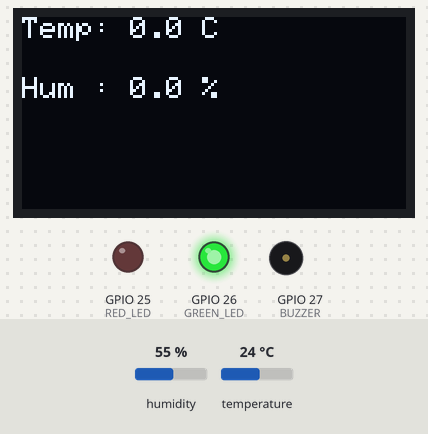
Recording of a sketch running on a simulated ESP32. Shown: 128×64 one-colour display, output pins drawn as LEDs (lit = HIGH), buzzer (waves = sounding, pin HIGH). The test bench sets the inputs (shaded band); at power-on: humidity 55 %, temperature 24 °C. What the sketch prints to the serial monitor is not drawn.

Above: at 1.2 s.
1.3 s: humidity set to 79 %
At 6.1 s:
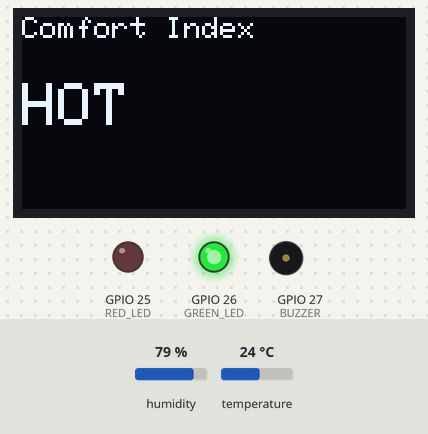
6.5 s: humidity set to 82 %
At 10.6 s:
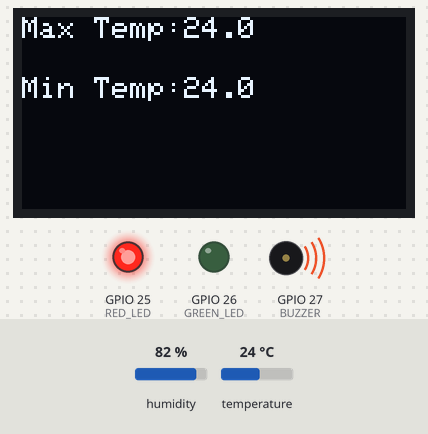
12.9 s: humidity set to 22 %
At 16.2 s:
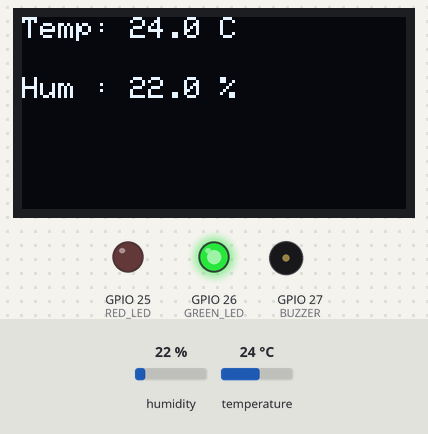
16.5 s: temperature set to 25.6 °C
At 20.7 s:
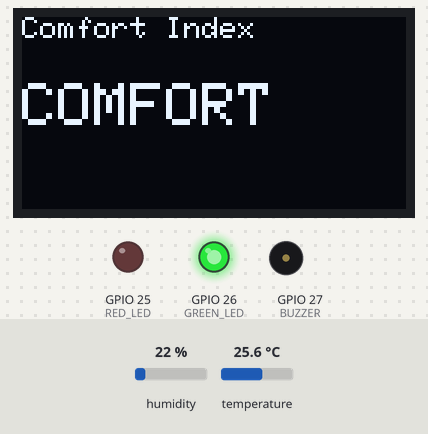
21.5 s: temperature set to 12 °C
At 22.4 s:
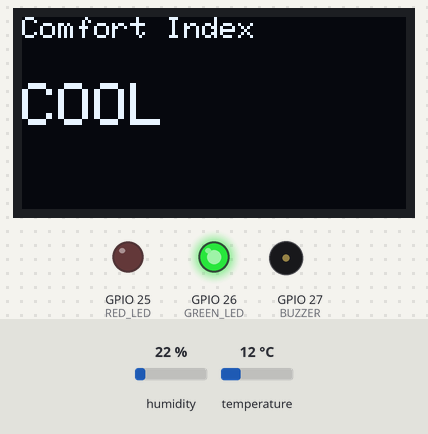
26.6 s: temperature set to 37.5 °C
At 28.9 s:
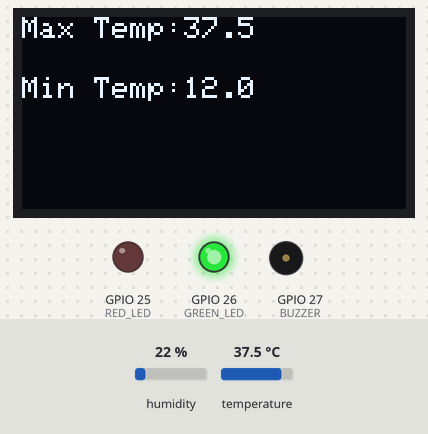
31.6 s: temperature set to 38.5 °C
Timing chart, 0 to 37.6 s (numbered marks = the images above; inputs shaded):
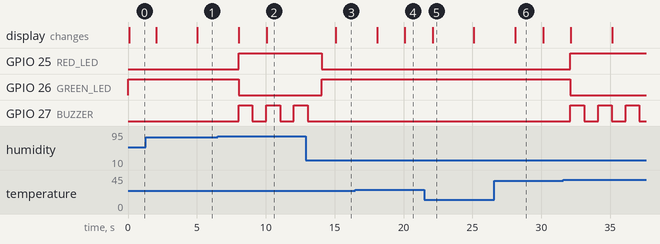

The sketch:

p1-climate-monitor.ino
```cpp
#include <Wire.h>
#include <Adafruit_GFX.h>
#include <Adafruit_SSD1306.h>
#include <DHT.h>

#define SCREEN_WIDTH 128
#define SCREEN_HEIGHT 64

#define DHTPIN 4
#define DHTTYPE DHT22

#define RED_LED 25
#define GREEN_LED 26
#define BUZZER 27

DHT dht(DHTPIN, DHTTYPE);
Adafruit_SSD1306 display(SCREEN_WIDTH, SCREEN_HEIGHT, &Wire, -1);

unsigned long previousRead = 0;
unsigned long previousCSV = 0;
unsigned long previousScreen = 0;
unsigned long buzzerStart = 0;

float temperature = 0;
float humidity = 0;

float maxTemp = -100;
float minTemp = 100;

String status = "COMFORT";

bool buzzerOn = false;
int screen = 0;

void setup() {

  Serial.begin(115200);

  pinMode(RED_LED, OUTPUT);
  pinMode(GREEN_LED, OUTPUT);
  pinMode(BUZZER, OUTPUT);

  digitalWrite(RED_LED, LOW);
  digitalWrite(GREEN_LED, HIGH);
  digitalWrite(BUZZER, LOW);

  Wire.begin(21,22);

  dht.begin();

  if(!display.begin(SSD1306_SWITCHCAPVCC,0x3C)){
    Serial.println("OLED Failed");
    while(true);
  }

  display.clearDisplay();
  display.display();

  Serial.println("Smart Room Climate Monitor Started");
}

void loop() {

  unsigned long currentMillis = millis();

  if(currentMillis - previousRead >= 2000){

    previousRead = currentMillis;

    humidity = dht.readHumidity();
    temperature = dht.readTemperature();

    if(isnan(temperature) || isnan(humidity)){
      Serial.println("Failed to read DHT22!");
      return;
    }

    if(temperature > maxTemp)
      maxTemp = temperature;

    if(temperature < minTemp)
      minTemp = temperature;

    if(temperature < 25 && humidity < 60)
      status = "COOL";
    else if(temperature <= 32 && humidity <= 70)
      status = "COMFORT";
    else if(temperature <= 38 && humidity <= 80)
      status = "HOT";
    else
      status = "DANGER";

    if(temperature > 38 || humidity > 80){

      digitalWrite(RED_LED,HIGH);
      digitalWrite(GREEN_LED,LOW);

      digitalWrite(BUZZER,HIGH);
      buzzerOn = true;
      buzzerStart = currentMillis;

    }else{

      digitalWrite(RED_LED,LOW);
      digitalWrite(GREEN_LED,HIGH);

    }

  }

  if(buzzerOn && currentMillis - buzzerStart >=1000){

    digitalWrite(BUZZER,LOW);
    buzzerOn=false;

  }

  if(currentMillis - previousCSV >=5000){

    previousCSV = currentMillis;

    Serial.print(currentMillis);
    Serial.print(",");

    Serial.print(temperature);
    Serial.print(",");

    Serial.print(humidity);
    Serial.print(",");

    Serial.println(status);

  }

  if(currentMillis - previousScreen >=5000){

    previousScreen = currentMillis;

    screen++;

    if(screen>2)
      screen=0;

  }

  display.clearDisplay();
  display.setTextColor(WHITE);

  if(screen==0){

    display.setTextSize(1);

    display.setCursor(0,0);
    display.print("Temp: ");
    display.print(temperature,1);
    display.println(" C");

    display.setCursor(0,20);
    display.print("Hum : ");
    display.print(humidity,1);
    display.println(" %");

  }

  else if(screen==1){

    display.setTextSize(1);

    display.setCursor(0,0);
    display.println("Comfort Index");

    display.setTextSize(2);

    display.setCursor(0,22);
    display.println(status);

  }

  else{

    display.setTextSize(1);

    display.setCursor(0,0);
    display.print("Max Temp:");
    display.println(maxTemp,1);

    display.setCursor(0,20);
    display.print("Min Temp:");
    display.println(minTemp,1);

  }

  display.display();

}
```

Measured:
- the behaviour switches between 80 and 81 % on humidity (found by bisection; images 1 and 2)
- the behaviour switches between 24.9 and 25 °C on temperature (found by bisection; images 3 and 4)
- after the input at 6.5 s, GPIO 25 (RED_LED): LOW → HIGH after 1.5 s; GPIO 26 (GREEN_LED): HIGH → LOW after 1.5 s; GPIO 27 (BUZZER): alternates HIGH for 1.0 s and LOW for 1.0 s, starting after 1.5 s; the display: first changes after 1.6 s (image 2 shows a later state)
- after the input at 12.9 s, GPIO 25 (RED_LED): HIGH → LOW after 1.2 s; GPIO 26 (GREEN_LED): LOW → HIGH after 1.2 s; GPIO 27 (BUZZER): goes on until 13.0 s, then stays LOW; the display: changes after 2.2 s (image 3)
- after the input at 16.5 s, the display: first changes after 1.6 s (image 4 shows a later state)
- after the input at 21.5 s, the display: changes after 0.60 s (image 5)
- after the input at 26.6 s, the display: changes after 1.5 s (image 6)
- after the input at 31.6 s, GPIO 25 (RED_LED): LOW → HIGH after 0.51 s; GPIO 26 (GREEN_LED): HIGH → LOW after 0.51 s; GPIO 27 (BUZZER): alternates HIGH for 1.0 s and LOW for 1.0 s, starting after 0.51 s
